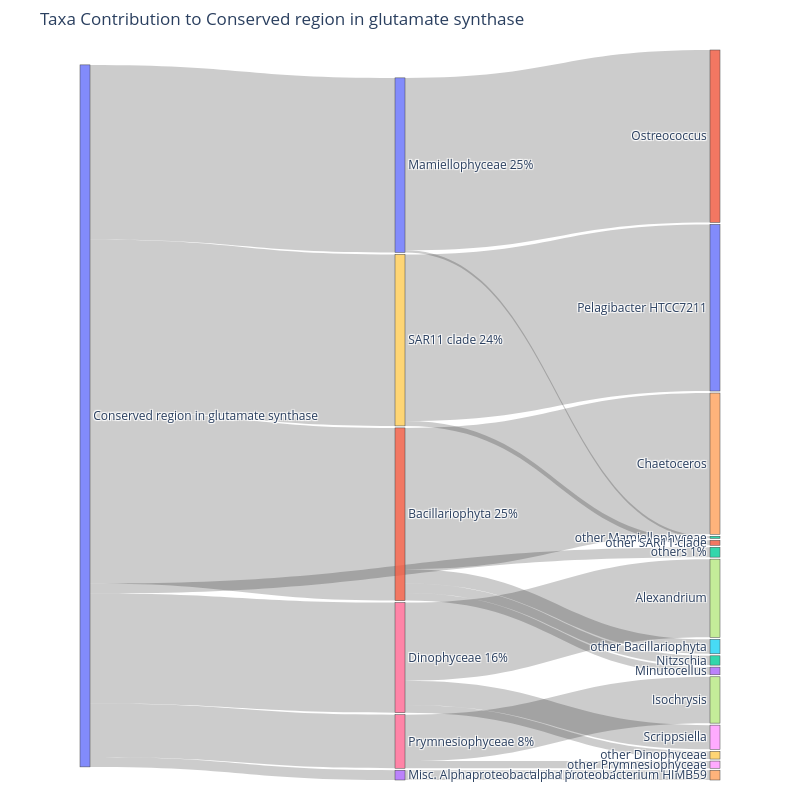

This figure's notebook cell:
### Markdown cell above
Sankey 
1. isip_gene=['ISIP1','ISIP2A','ISIP2B']
2. ngene=['GSIIA','GSIIB','GSIIC','GSIII','NR','NRT2','NirB','NirG']
3. gene_of_interest=['Chlorophyll A-B binding protein','Flavodoxin','Glutamine synthetase, catalytic        domain', 'Silicon transporter','Thioredoxin-like [2Fe-2S] ferredoxin']
4. urea_cycle=['Ornithine cyclodeaminase/mu-crystallin family','Ornithine decarboxylase antizyme','Aspartate/ornithine carbamoyltransferase, carbamoyl-P binding domain','UreD urease accessory protein','Urea transporter','Arginase family','Argininosuccinate lyase C-terminal']
5. ammoninum_assimilation=['Glutamine synthetase type III N terminal', 'Glutamine synthetase, beta-Grasp domain', 'Glutamine synthetase, catalytic domain', 'Glutamine synthetase C-terminal domain','Glutamate/Leucine/Phenylalanine/Valine dehydrogenase','NAD-specific glutamate dehydrogenase','Glutamate synthase central domain','Conserved region in glutamate synthase']

### Code cell
# diatom (Glutamine synthetase type III N terminal,Glutamine synthetase, catalytic domain,
# Glutamate/Leucine/Phenylalanine/Valine dehydrogenase,Glutamate synthase central domain)
genename='Conserved region in glutamate synthase'

if genename in isip_gene:
    data=ISIP_genes[genename]
    l4=ISIP_df_list[genename+'_tax_L4']
    l7=ISIP_df_list[genename+'_tax_L7']
elif genename in ngene:
    data=N_genes[genename]
    l4=ngene_df_list[genename+'_tax_L4']
    l7=ngene_df_list[genename+'_tax_L7']
elif genename in ammoninum_assimilation:
    data=genes_df[genename]
    l4=df_list[genename+'_tax_L4']
    l7=df_list[genename+'_tax_L7']


#data=gene_df
# l4=tax_l4
# l7=tax_l7
#create the sankey label, sources and targets for each nodes
create_sankey_diagrame(data,l4,l7)

### Figure 1 — Plotly figure (JSON) as saved in the notebook; plotly's stock layout.template omitted (floating-point values rounded to 4 significant figures)
{"data": [{"link": {"source": [0, 1, 1, 1, 1, 0, 6, 6, 6, 0, 10, 10, 0, 13, 13, 0, 16, 16, 0, 19, 19, 0], "target": [1, 2, 3, 4, 5, 6, 7, 8, 9, 10, 11, 12, 13, 14, 15, 16, 17, 18, 19, 20, 21, 22], "value": [3567000000.0, 192200000.0, 158600000.0, 2917000000.0, 299000000.0, 2275000000.0, 1615000000.0, 499500000.0, 160000000.0, 3605000000.0, 3561000000.0, 43380000.0, 201800000.0, 201800000.0, 0, 1105000000.0, 957200000.0, 148200000.0, 3543000000.0, 3442000000.0, 101400000.0, 204000000.0]}, "node": {"label": ["Conserved region in glutamate synthase", "Bacillariophyta 25%", "Nitzschia", "Minutocellus", "Chaetoceros", "other Bacillariophyta", "Dinophyceae 16%", "Alexandrium", "Scrippsiella", "other Dinophyceae", "Mamiellophyceae 25%", "Ostreococcus", "other Mamiellophyceae", "Misc. Alphaproteobacteria 1%", "alpha proteobacterium HIMB59", "other Misc. Alphaproteobacteria", "Prymnesiophyceae 8%", "Isochrysis", "other Prymnesiophyceae", "SAR11 clade 24%", "Pelagibacter HTCC7211", "other SAR11 clade", "others 1%"], "pad": 2, "thickness": 10}, "type": "sankey"}], "layout": {"font": {"size": 12}, "height": 800, "hovermode": "x", "margin": {"b": 20, "t": 50}, "title": {"text": "Taxa Contribution to Conserved region in glutamate synthase"}, "width": 800}}
